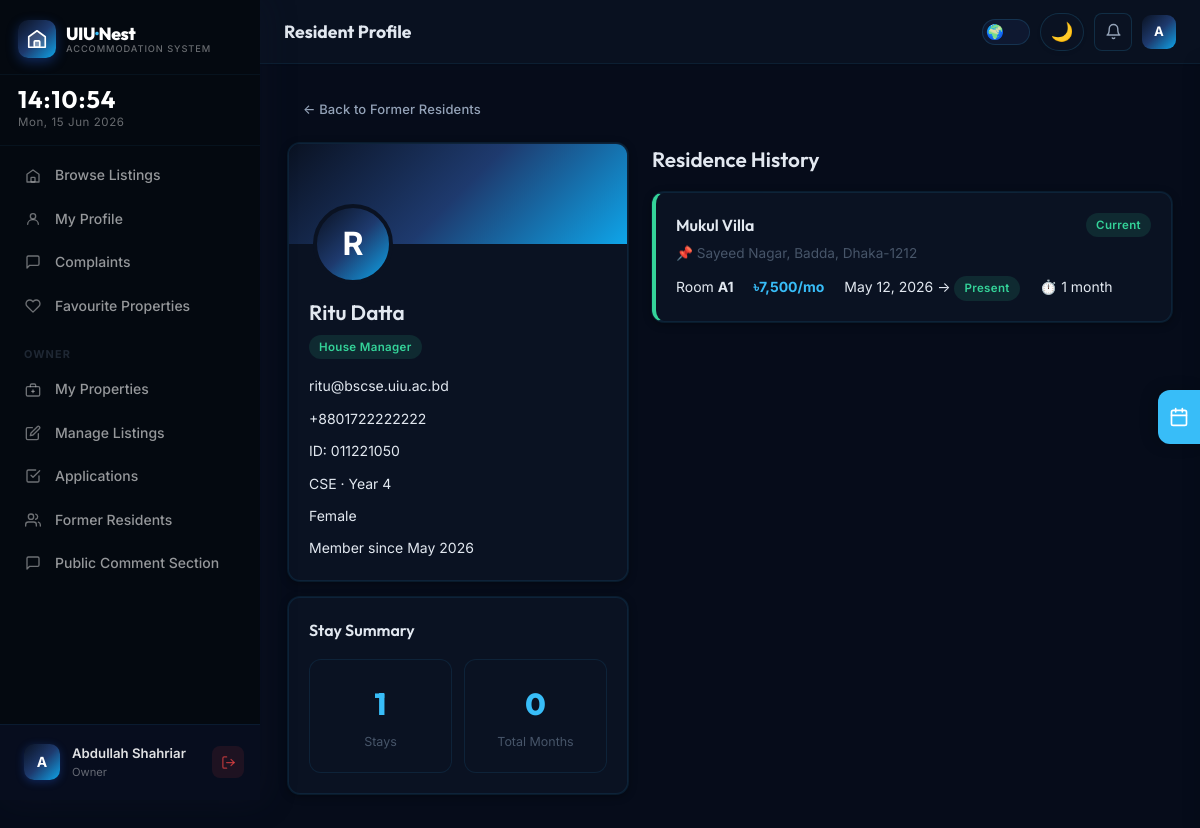
/pages/resident-profile.php?user_id=4 (signed in), run on the app's committed database.
### tables this page shows
CREATE TABLE `users` (
  `id`                INT UNSIGNED    NOT NULL AUTO_INCREMENT,
  `full_name`         VARCHAR(120)    NOT NULL,
  `email`             VARCHAR(255)    NOT NULL,
  `password_hash`     VARCHAR(255)    NOT NULL,
  `phone`             VARCHAR(20)     DEFAULT NULL,
  `role`              ENUM('guest','student','tenant','owner','admin') NOT NULL DEFAULT 'student',
  `email_verified_at` DATETIME        DEFAULT NULL,
  `avatar_path`       VARCHAR(500)    DEFAULT NULL,
  `student_id`        VARCHAR(30)     DEFAULT NULL,
  `department`        VARCHAR(100)    DEFAULT NULL,
  `year_of_study`     TINYINT UNSIGNED DEFAULT NULL,
  `gender`            ENUM('male','female','other') DEFAULT NULL,
  `bio`               TEXT            DEFAULT NULL,
  `is_active`         TINYINT(1)      NOT NULL DEFAULT 1,
  `created_at`        DATETIME        NOT NULL DEFAULT CURRENT_TIMESTAMP,
  `updated_at`        DATETIME        NOT NULL DEFAULT CURRENT_TIMESTAMP ON UPDATE CURRENT_TIMESTAMP,
  PRIMARY KEY (`id`),
  UNIQUE KEY `uk_users_email` (`email`),
  INDEX `idx_users_role` (`role`)
);

CREATE TABLE `room_tenants` (
  `id`           INT UNSIGNED NOT NULL AUTO_INCREMENT,
  `room_id`      INT UNSIGNED NOT NULL,
  `user_id`      INT UNSIGNED NOT NULL,
  `moved_in_at`  DATETIME     NOT NULL DEFAULT CURRENT_TIMESTAMP,
  `moved_out_at` DATETIME     DEFAULT NULL,
  PRIMARY KEY (`id`),
  INDEX `idx_rt_user` (`user_id`),
  CONSTRAINT `fk_rt_room` FOREIGN KEY (`room_id`) REFERENCES `rooms` (`id`) ON DELETE CASCADE,
  CONSTRAINT `fk_rt_user` FOREIGN KEY (`user_id`) REFERENCES `users` (`id`) ON DELETE CASCADE
);

CREATE TABLE `properties` (
  `id`                   INT UNSIGNED  NOT NULL AUTO_INCREMENT,
  `owner_id`             INT UNSIGNED  NOT NULL,
  `house_manager_id`     INT UNSIGNED  DEFAULT NULL,
  `name`                 VARCHAR(200)  NOT NULL,
  `address`              TEXT          NOT NULL,
  `location_lat`         DECIMAL(10,7) NOT NULL DEFAULT 23.7990,
  `location_lng`         DECIMAL(10,7) NOT NULL DEFAULT 90.4510,
  `description`          TEXT          DEFAULT NULL,
  `image_path`           VARCHAR(500)  DEFAULT NULL,
  `cover_photo_position` VARCHAR(30)   NOT NULL DEFAULT '50% 50%'
                           COMMENT 'CSS object-position for draggable cover crop',
  `is_active`            TINYINT(1)    NOT NULL DEFAULT 1,
  `created_at`           DATETIME      NOT NULL DEFAULT CURRENT_TIMESTAMP,
  `updated_at`           DATETIME      NOT NULL DEFAULT CURRENT_TIMESTAMP ON UPDATE CURRENT_TIMESTAMP,
  PRIMARY KEY (`id`),
  INDEX `idx_prop_owner`    (`owner_id`),
  INDEX `idx_prop_manager`  (`house_manager_id`),
  INDEX `idx_prop_location` (`location_lat`, `location_lng`),
  CONSTRAINT `fk_prop_owner`   FOREIGN KEY (`owner_id`)         REFERENCES `users` (`id`) ON DELETE CASCADE,
  CONSTRAINT `fk_prop_manager` FOREIGN KEY (`house_manager_id`) REFERENCES `users` (`id`) ON DELETE SET NULL
);

CREATE TABLE `rooms` (
  `id`                INT UNSIGNED     NOT NULL AUTO_INCREMENT,
  `property_id`       INT UNSIGNED     NOT NULL,
  `room_number`       VARCHAR(20)      NOT NULL,
  `capacity`          TINYINT UNSIGNED NOT NULL DEFAULT 1,
  `current_occupancy` TINYINT UNSIGNED NOT NULL DEFAULT 0,
  `rent_amount`       DECIMAL(10,2)    NOT NULL,
  `amenities_json`    JSON             DEFAULT NULL,
  `description`       TEXT             DEFAULT NULL,
  `image_path`        VARCHAR(500)     DEFAULT NULL,
  `is_active`         TINYINT(1)       NOT NULL DEFAULT 1,
  `created_at`        DATETIME         NOT NULL DEFAULT CURRENT_TIMESTAMP,
  `updated_at`        DATETIME         NOT NULL DEFAULT CURRENT_TIMESTAMP ON UPDATE CURRENT_TIMESTAMP,
  PRIMARY KEY (`id`),
  INDEX `idx_room_property` (`property_id`),
  INDEX `idx_room_rent`     (`rent_amount`),
  CONSTRAINT `fk_room_property` FOREIGN KEY (`property_id`) REFERENCES `properties` (`id`) ON DELETE CASCADE
);

### pages/resident-profile.php (the view, shortened to what the rows shown need)
<?php
$pageName = 'Resident Profile';
require_once __DIR__ . '/../includes/header.php';
$db     = getDB();
$userId = (int)($_GET['user_id'] ?? 0);
$stmt = $db->prepare('SELECT * FROM users WHERE id = ? AND is_active = 1');
$stmt->execute([$userId]);
$user = $stmt->fetch();
$stmt = $db->prepare(
    'SELECT rt.moved_in_at, rt.moved_out_at,
            r.room_number, r.rent_amount, r.capacity,
            p.name AS property_name, p.address, p.id AS property_id
     FROM room_tenants rt
     JOIN rooms r      ON r.id  = rt.room_id
     JOIN properties p ON p.id  = r.property_id
     WHERE rt.user_id = ?
     ORDER BY rt.moved_in_at DESC'
);
$stmt->execute([$userId]);
$history = $stmt->fetchAll();
$roleLabel = match($user['role']) {
    'tenant'  => 'House Manager',
    'owner'   => 'Owner',
    'student' => 'Applicant',
    'admin'   => 'Admin',
    default   => ucfirst($user['role']),
};
$roleBadgeClass = match($user['role']) {
    'tenant'  => 'badge-enrolled',
    'owner'   => 'badge-draft',
    'student' => 'badge-published',
    'admin'   => 'badge-pending',
    default   => 'badge-default',
};
?>
<div style="display:grid;grid-template-columns:340px 1fr;gap:24px;align-items:start;">
  <div>
    <div class="card" style="overflow:hidden;">
      <div style="height:100px;background:var(--accent-gradient);position:relative;">
        <div style="position:absolute;bottom:-40px;left:24px;">
          <?php if (!empty($user['avatar_path']) && file_exists(APP_ROOT . '/' . $user['avatar_path'])): ?>
            <img src="<?= APP_URL . '/' . htmlspecialchars($user['avatar_path']) ?>"
                 style="width:80px;height:80px;border-radius:50%;object-fit:cover;border:4px solid var(--bg-secondary);" alt="Avatar">
          <?php else: ?>
            <div class="profile-avatar-xl" style="width:80px;height:80px;font-size:2rem;border:4px solid var(--bg-secondary);">
              <?= strtoupper(substr($user['full_name'], 0, 1)) ?>
            </div>
          <?php endif; ?>
        </div>
      </div>
      <div class="card-body" style="padding-top:52px;">
        <h2 style="margin-bottom:4px;"><?= htmlspecialchars($user['full_name']) ?></h2>
        <span class="badge <?= $roleBadgeClass ?>"><?= $roleLabel ?></span>
        <div style="display:flex;flex-direction:column;gap:10px;margin-top:16px;font-size:0.875rem;">
          <div> <?= htmlspecialchars($user['email']) ?></div>
          <?php if ($user['phone']): ?><div> <?= htmlspecialchars($user['phone']) ?></div><?php endif; ?>
          <?php if ($user['student_id']): ?><div>ID: <?= htmlspecialchars($user['student_id']) ?></div><?php endif; ?>
          <?php if ($user['department']): ?><div> <?= htmlspecialchars($user['department']) ?><?= $user['year_of_study'] ? ' · Year ' . $user['year_of_study'] : '' ?></div><?php endif; ?>
          <?php if ($user['gender']): ?><div> <?= ucfirst($user['gender']) ?></div><?php endif; ?>
          <div> Member since <?= date('F Y', strtotime($user['created_at'])) ?></div>
        </div>
      </div>
    </div>
  </div>
  <div>
    <div class="section-header" style="margin-bottom:16px;">
      <h2> Residence History</h2>
    </div>
    <?php if (empty($history)): ?>
    <div class="empty-state">
      <div class="empty-state-icon"></div>
      <h3>No residence history</h3>
    </div>
    <?php else: ?>
    <div style="display:flex;flex-direction:column;gap:14px;">
      <?php foreach ($history as $h):
        $isCurrent = empty($h['moved_out_at']);
        $inDate    = new DateTime($h['moved_in_at']);
        $outDate   = $h['moved_out_at'] ? new DateTime($h['moved_out_at']) : new DateTime();
        $diff      = $inDate->diff($outDate);
        $duration  = $diff->m + ($diff->y * 12);
      ?>
      <div class="card" style="border-left:4px solid <?= $isCurrent ? 'var(--success)' : 'var(--border-strong)' ?>;">
        <div class="card-body">
          <div style="display:flex;justify-content:space-between;align-items:start;margin-bottom:12px;">
            <div>
              <h3 style="margin-bottom:4px;"><?= htmlspecialchars($h['property_name']) ?></h3>
              <div style="font-size:0.85rem;color:var(--text-tertiary);">📌 <?= htmlspecialchars($h['address']) ?></div>
            </div>
            <?php if ($isCurrent): ?>
              <span class="badge badge-published">Current</span>
            <?php else: ?>
              <span class="badge badge-closed">Past</span>
            <?php endif; ?>
          </div>
          <div style="display:flex;gap:20px;font-size:0.875rem;flex-wrap:wrap;">
            <div>Room <strong><?= htmlspecialchars($h['room_number']) ?></strong></div>
            <div> <strong style="color:var(--accent);">৳<?= number_format($h['rent_amount']) ?>/mo</strong></div>
            <div> <?= $inDate->format('M j, Y') ?> → <?= $isCurrent ? '<span class="badge badge-published">Present</span>' : (new DateTime($h['moved_out_at']))->format('M j, Y') ?></div>
            <div>⏱️ <?= $duration ?> month<?= $duration !== 1 ? 's' : '' ?></div>
          </div>
        </div>
      </div>
      <?php endforeach; ?>
    </div>
    <?php endif; ?>
  </div>
</div>
<?php require_once __DIR__ . '/../includes/footer.php'; ?>

### includes/header.php (shortened to what the rows shown need)
<?php
require_once __DIR__ . '/auth.php';
$currentUser = getCurrentUser();
$userRole    = $_SESSION['role'] ?? 'guest';
$pageName    = $pageName ?? 'Dashboard';
$roleLabel = match($userRole) {
    'tenant'  => 'House Manager',
    'owner'   => 'Owner',
    'student' => 'Student',
    'admin'   => 'Admin',
    default   => ucfirst($userRole),
};
?>
<!DOCTYPE html>
<html lang="en" data-theme="dark" data-lang="en">
<head>
    <link rel="stylesheet" href="https://unpkg.com/leaflet@1.9.4/dist/leaflet.css">
    <link rel="stylesheet" href="<?= APP_URL ?>/assets/css/style.css">
</head>
<body>
    <aside class="sidebar" id="sidebar">
        <?php if (isLoggedIn()): ?>
        <div class="sidebar-footer">
            <a href="<?= APP_URL ?>/pages/profile.php" style="text-decoration:none;flex:1;min-width:0;" class="user-card user-card-link">
                <?php if (!empty($currentUser['avatar_path']) && file_exists(APP_ROOT . '/' . $currentUser['avatar_path'])): ?>
                    <img src="<?= APP_URL . '/' . htmlspecialchars($currentUser['avatar_path']) ?>"
                         style="width:36px;height:36px;border-radius:50%;object-fit:cover;flex-shrink:0;" alt="Avatar">
                <?php else: ?>
                    <div class="user-avatar"><?= strtoupper(substr($currentUser['full_name'] ?? 'U', 0, 1)) ?></div>
                <?php endif; ?>
                <div class="user-info">
                    <div class="user-name"><?= htmlspecialchars($currentUser['full_name'] ?? '') ?></div>
                    <div class="user-role"><?= $roleLabel ?></div>
                </div>
            </a>
            <a href="<?= APP_URL ?>/api/auth.php?action=logout" class="sidebar-logout" title="Sign Out">
                <svg xmlns="http://www.w3.org/2000/svg" width="15" height="15" viewBox="0 0 24 24" fill="none" stroke="currentColor" stroke-width="2" stroke-linecap="round" stroke-linejoin="round">
                    <path d="M9 21H5a2 2 0 01-2-2V5a2 2 0 012-2h4"/><polyline points="16 17 21 12 16 7"/><line x1="21" y1="12" x2="9" y2="12"/>
                </svg>
            </a>
        </div>
        <?php endif; ?>
    </aside>
    <div class="main-wrapper">
        <header class="topbar">
            <div class="topbar-left">
                <h1 class="page-title" data-i18n="page_<?= strtolower(str_replace(' ', '_', $pageName)) ?>"><?= htmlspecialchars($pageName) ?></h1>
            </div>
            <div class="topbar-right">
                <?php if (isLoggedIn()): ?>
                    <a href="<?= APP_URL ?>/pages/profile.php" class="topbar-user-avatar" title="My Profile">
                        <?php if (!empty($currentUser['avatar_path']) && file_exists(APP_ROOT . '/' . $currentUser['avatar_path'])): ?>
                            <img src="<?= APP_URL . '/' . htmlspecialchars($currentUser['avatar_path']) ?>"
                                 style="width:34px;height:34px;border-radius:50%;object-fit:cover;" alt="Avatar">
                        <?php else: ?>
                            <div class="user-avatar-sm"><?= strtoupper(substr($currentUser['full_name'] ?? 'U', 0, 1)) ?></div>
                        <?php endif; ?>
                    </a>
                <?php else: ?>
                    <a href="<?= APP_URL ?>/pages/login.php" class="btn btn-outline btn-sm" data-i18n="btn_login">Login</a>
                    <a href="<?= APP_URL ?>/pages/register.php" class="btn btn-primary btn-sm" data-i18n="btn_signup">Sign Up</a>
                <?php endif; ?>
            </div>
        </header>
        <main class="main-content">

### data on the page
users: full_name "A", full_name "Abdullah Shahriar"
users: full_name "R", full_name "Ritu Datta", role "House Manager", email "ritu@bscse.uiu.ac.bd", phone "+8801722222222", student "011221050", department "CSE", year_of_study "4", gender "Female", created_at "May 2026"
room_tenants: properties.name "Mukul Villa", properties.address "Sayeed Nagar, Badda, Dhaka-1212", shows "Current", room.room_number "A1", room.rent_amount "7,500", moved_in_at "May 12, 2026", shows "Present", duration "1"

### other printed values
$roleLabel "Owner"
$pageName "Resident Profile"
count($history) "1"
$totalMonths "0"
